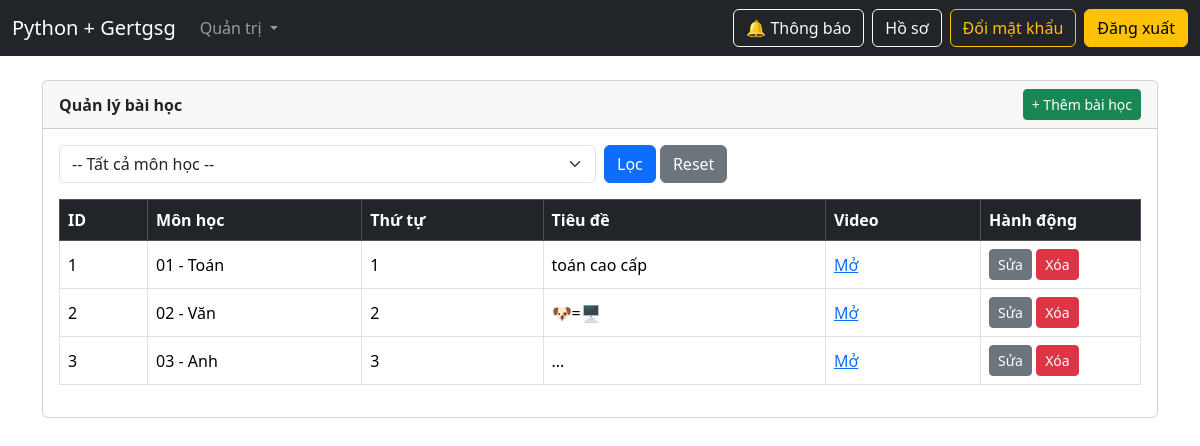
Screenshot of /admin/lessons (signed in) with the database file from the repository.
### models.py (models this page shows, shortened)
class Lesson(db.Model):
    __tablename__ = "lessons"
    id = db.Column(db.Integer, primary_key=True)
    subject_id = db.Column(
        db.Integer,
        db.ForeignKey("subjects.id", ondelete="CASCADE"),
        nullable=False,
        index=True,
    )
    title = db.Column(db.String(255), nullable=False)
    content = db.Column(db.Text, nullable=True)
    video_url = db.Column(db.String(500), nullable=True)
    order_no = db.Column(db.Integer, nullable=False, default=1)
    subject = db.relationship("Subject", backref=db.backref("lessons", lazy=True))

class Subject(db.Model):
    __tablename__ = "subjects"
    id = db.Column(db.Integer, primary_key=True, autoincrement=True)
    code = db.Column(db.String(50), unique=True, nullable=False, index=True)
    name = db.Column(db.String(255), nullable=False, index=True)
    credits = db.Column(db.Integer, nullable=False, default=3)
    description = db.Column(db.Text, nullable=True)

### admin_routes.py (the view)
@admin_bp.get("/lessons")
@login_required
@roles_required("admin")
def admin_lessons():
    subject_id = request.args.get("subject_id", type=int)
    subjects = Subject.query.order_by(Subject.name.asc()).all()
    q = Lesson.query
    if subject_id:
        q = q.filter(Lesson.subject_id == subject_id)
    lessons = q.order_by(Lesson.subject_id.asc(), Lesson.order_no.asc(), Lesson.id.asc()).all()
    return render_template(
        "admin/lessons.html",
        lessons=lessons,
        subjects=subjects,
        subject_id=subject_id
    )

### app.py (called while the page is built)
@app.context_processor
def inject_csrf():
    def form_csrf_token():
        return Markup(f'<input type="hidden" name="csrf_token" value="{generate_csrf()}">')
    return dict(form_csrf_token=form_csrf_token)

@login_manager.user_loader
def load_user(user_id: str):
    try:
        return Student.query.get(int(user_id))
    except Exception:
        return None

@app.context_processor
def inject_noti_count():
    if current_user.is_authenticated:
        count = Notification.query.filter_by(user_id=current_user.id, is_read=False).count()
        return {"noti_unread_count": count}
    return {"noti_unread_count": 0}

### auth.py (called while the page is built)
def roles_required(*roles):
    def decorator(fn):
        @wraps(fn)
        def wrapper(*args, **kwargs):
            if not current_user.is_authenticated:
                abort(401)
            user_role = (getattr(current_user, "role", "") or "").strip().lower()
            if user_role not in [r.lower() for r in roles]:
                abort(403)
            return fn(*args, **kwargs)
        return wrapper
    return decorator

### templates/admin/lessons.html (shortened to what this page needs)
{% extends "base.html" %}
{% set title="Quản lý bài học" %}
{% block content %}
<div class="card text-dark">
  <div class="card-header d-flex justify-content-between align-items-center">
    <b>Quản lý bài học</b>
    <a class="btn btn-success btn-sm" href="{{ url_for('admin.admin_lessons_create') }}">+ Thêm bài học</a>
  </div>
  <div class="card-body">
    <form class="row g-2 mb-3" method="GET">
      <div class="col-md-6">
        <select class="form-select" name="subject_id">
          <option value="">-- Tất cả môn học --</option>
        </select>
      </div>
      <div class="col-md-3">
        <button class="btn btn-primary">Lọc</button>
        <a class="btn btn-secondary" href="{{ url_for('admin.admin_lessons') }}">Reset</a>
      </div>
    </form>
    <div class="table-responsive">
      <table class="table table-bordered align-middle">
        <thead class="table-dark">
          <tr>
            <th>ID</th>
            <th>Môn học</th>
            <th>Thứ tự</th>
            <th>Tiêu đề</th>
            <th>Video</th>
            <th style="width:160px">Hành động</th>
          </tr>
        </thead>
        <tbody>
          {% for l in lessons %}
          <tr>
            <td>{{ l.id }}</td>
            <td>{{ l.subject.code }} - {{ l.subject.name }}</td>
            <td>{{ l.order_no }}</td>
            <td>{{ l.title }}</td>
            <td>
              {% if l.video_url %}
                <a href="{{ l.video_url }}" target="_blank">Mở</a>
              {% else %}
                <span class="text-muted">-</span>
              {% endif %}
            </td>
            <td>
              <a class="btn btn-sm btn-secondary" href="{{ url_for('admin.admin_lessons_edit', lesson_id=l.id) }}">Sửa</a>
              <form method="POST" action="{{ url_for('admin.admin_lessons_delete', lesson_id=l.id) }}" style="display:inline;">
                <button class="btn btn-sm btn-danger"
                        onclick="return confirm('Xóa bài học này?')">Xóa</button>
              </form>
            </td>
          </tr>
          {% endfor %}
        </tbody>
      </table>
    </div>
  </div>
</div>
{% endblock %}

### rows the page displays
Lesson: id "1", subject.code "01", subject.name "Toán", order_no "1", title "toán cao cấp"
Lesson: id "2", subject.code "02", subject.name "Văn", order_no "2", title "🐶=🖥️"
Lesson: id "3", subject.code "03", subject.name "Anh", order_no "3", title "..."
